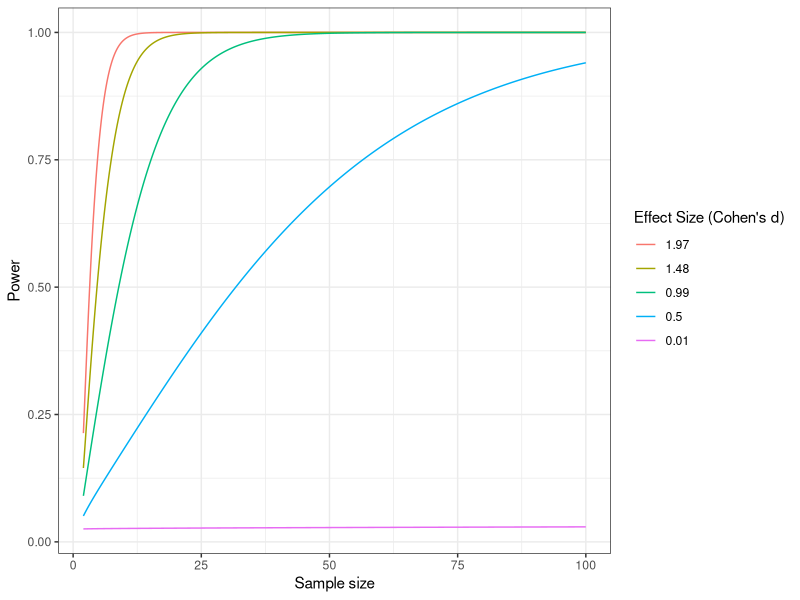

Reproduce this figure in R.
## ---- chunk 1
library(broom)
library(tidyverse)

# start with a vector of effect size values to plot
seq(.01, 2, .49) %>% 
  # reverse the vector so the legend labels 
  # and the curves are in the same vertical order 
  rev() %>% 
  # map will help us perform power calculations for every
  # value in the vector of effect sizes
  map(
    # the purrr function will first do the power calculations, 
    # then turn it into a data frame,
    # then make a column that records the effect size 
    ~ power.t.test(
      # small steps in n values make a smooth plot
      n = seq(2, 100, .05), 
      # .x is each value in the effect size vector
      delta = .x) %>% 
      # turn the power.htest object into a dataframe (tibble)
      tidy() %>% 
      # keep track of the effect size 
      # for this set of calculations
      mutate(effect_size=as.factor(.x)) 
  ) %>%
  # map will return a list of data frames of the power
  # calculations so we need to turn it into a single dataframe
  bind_rows() %>% 
  # now we have data we can plot as usual!
  ggplot(aes(n, power, color=effect_size)) +
  # we used a lot of points so this geom_line will look smooth
  geom_line() +
  labs(y="Power",
       x = "Sample size",
       color = "Effect Size (Cohen's d)") +
  theme_bw()
